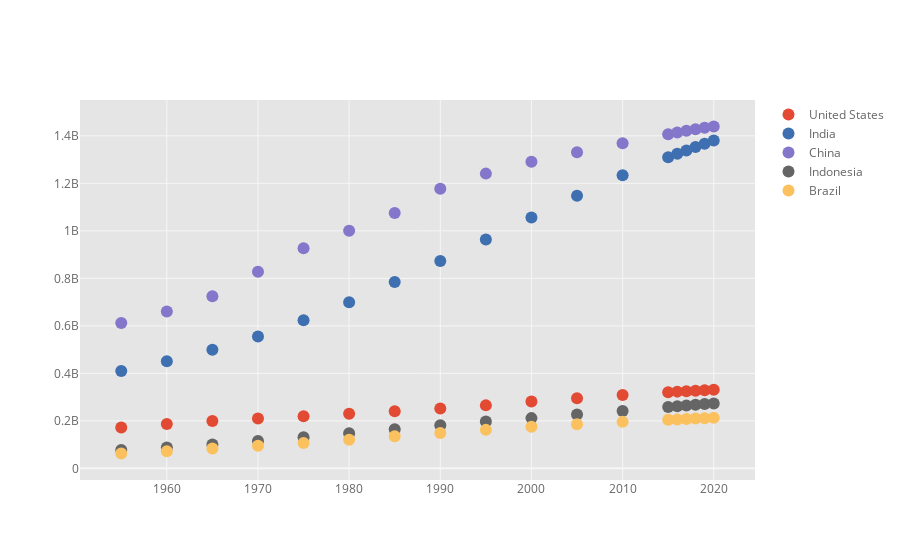

The notebook cell saved with this chart:
### Code cell
df_population.iplot(kind='scatter', mode='markers')

### Figure 1 — Plotly figure (JSON) as saved in the notebook; plotly's stock layout.template omitted (floating-point values rounded to 4 significant figures)
{"data": [{"line": {"color": "rgba(226, 74, 51, 1.0)", "dash": "solid", "shape": "linear", "width": 1.3}, "marker": {"size": 12, "symbol": "circle"}, "mode": "markers", "name": "United States", "text": "", "type": "scatter", "x": [1955, 1960, 1965, 1970, 1975, 1980, 1985, 1990, 1995, 2000, 2005, 2010, 2015, 2016, 2017, 2018, 2019, 2020], "y": [171685336, 186720571, 199733676, 209513341, 219081251, 229476354, 240499825, 252120309, 265163745, 281710909, 294993511, 309011475, 320878310, 323015995, 325084756, 327096265, 329064917, 331002651]}, {"line": {"color": "rgba(62, 111, 176, 1.0)", "dash": "solid", "shape": "linear", "width": 1.3}, "marker": {"size": 12, "symbol": "circle"}, "mode": "markers", "name": "India", "text": "", "type": "scatter", "x": [1955, 1960, 1965, 1970, 1975, 1980, 1985, 1990, 1995, 2000, 2005, 2010, 2015, 2016, 2017, 2018, 2019, 2020], "y": [409880595, 450547679, 499123324, 555189792, 623102897, 698952844, 784360008, 873277798, 963922588, 1056575549, 1147609927, 1234281170, 1310152403, 1324517249, 1338676785, 1352642280, 1366417754, 1380004385]}, {"line": {"color": "rgba(132, 118, 202, 1.0)", "dash": "solid", "shape": "linear", "width": 1.3}, "marker": {"size": 12, "symbol": "circle"}, "mode": "markers", "name": "China", "text": "", "type": "scatter", "x": [1955, 1960, 1965, 1970, 1975, 1980, 1985, 1990, 1995, 2000, 2005, 2010, 2015, 2016, 2017, 2018, 2019, 2020], "y": [612241554, 660408056, 724218968, 827601394, 926240885, 1000089235, 1075589361, 1176883674, 1240920535, 1290550765, 1330776380, 1368810615, 1406847870, 1414049351, 1421021791, 1427647786, 1433783686, 1439323776]}, {"line": {"color": "rgba(101, 101, 101, 1.0)", "dash": "solid", "shape": "linear", "width": 1.3}, "marker": {"size": 12, "symbol": "circle"}, "mode": "markers", "name": "Indonesia", "text": "", "type": "scatter", "x": [1955, 1960, 1965, 1970, 1975, 1980, 1985, 1990, 1995, 2000, 2005, 2010, 2015, 2016, 2017, 2018, 2019, 2020], "y": [77273425, 87751068, 100267062, 114793178, 130680727, 147447836, 164982451, 181413402, 196934260, 211513823, 226289470, 241834215, 258383256, 261556381, 264650963, 267670543, 270625568, 273523615]}, {"line": {"color": "rgba(251, 193, 94, 1.0)", "dash": "solid", "shape": "linear", "width": 1.3}, "marker": {"size": 12, "symbol": "circle"}, "mode": "markers", "name": "Brazil", "text": "", "type": "scatter", "x": [1955, 1960, 1965, 1970, 1975, 1980, 1985, 1990, 1995, 2000, 2005, 2010, 2015, 2016, 2017, 2018, 2019, 2020], "y": [62533919, 72179226, 83373530, 95113265, 107216205, 120694009, 135274080, 149003223, 162019896, 174790340, 186127103, 195713635, 204471769, 206163053, 207833823, 209469323, 211049527, 212559417]}], "layout": {"legend": {"bgcolor": "#FFFFFF", "font": {"color": "#666666"}}, "paper_bgcolor": "#FFFFFF", "plot_bgcolor": "#E5E5E5", "title": {"font": {"color": "#151516"}}, "xaxis": {"gridcolor": "#F6F6F6", "showgrid": true, "tickfont": {"color": "#666666"}, "title": {"font": {"color": "#666666"}, "text": ""}, "zerolinecolor": "#F6F6F6"}, "yaxis": {"gridcolor": "#F6F6F6", "showgrid": true, "tickfont": {"color": "#666666"}, "title": {"font": {"color": "#666666"}, "text": ""}, "zerolinecolor": "#F6F6F6"}}}
